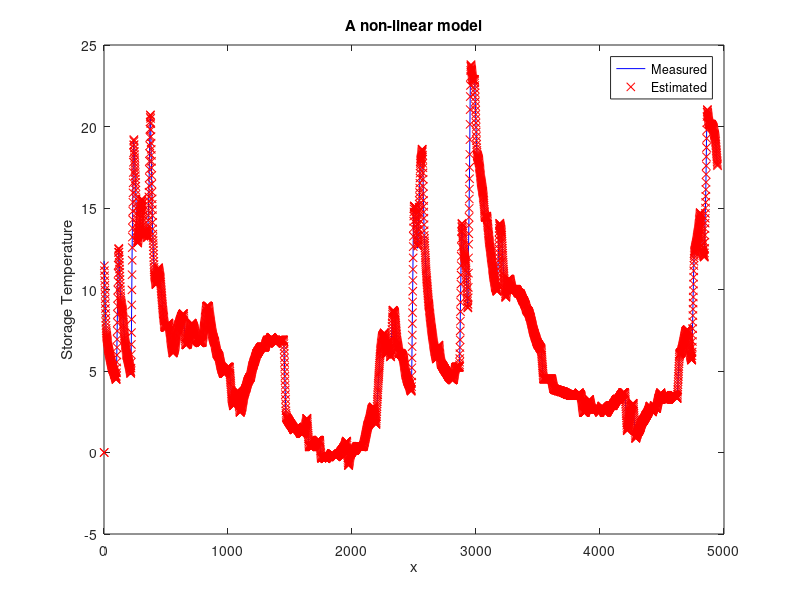

Here is the MATLAB script that generated this plot:
%Nelson Campos
% Systems Identification
% This task estimates the parameters of a Solar Heating System. Although the system is non-linear, it is linear on the parameters.
% The data was collected using the http://arohatgi.info/WebPlotDigitizer/
% References: TOOLS FOR SEMIPHYSICAL MODELLING

clear all
close all

%The data acquisition

%The number of collected data
N = 4948;

%The solar intensity is collected from the intensity.csv file
dataI = csvread('intensity.csv');
dataI = dataI(1:N,:);
I = dataI(:,2);

%The pump velocity is collected from pump2.csv file
dataPump = csvread('pump2.csv');

%The matrix dimensions must agree
dataPump = dataPump(1:N,:);
u = dataPump(:,2);

%The output data
dataOut = csvread('y.csv');
y = dataOut(:,2);

%From the non-linear model, the predicted output is defined as bellow:
%y(t) = theta1*y(t-1) + theta2*u(t-1)*I(t-2)

%Definition of the non-linear regressor
phi = zeros(2,N);
for(k = 3:N)
    phi(1, k) = y(k-1);
    phi(2, k) = u(k-1)*I(k-2);
end

%Definition of theta
%theta = (((sum(phi*phi'))/N).^-1).*(sum(phi*y)/N);
theta = inv(phi*phi')*(phi*y);
%From the non-linear predictor
y2 = phi'*theta;
plot(1:N, y, 'b', 1:N, y2, 'rx'), xlabel('x'), ylabel('Storage Temperature'), legend('Measured', 'Estimated'), title('A non-linear model')
